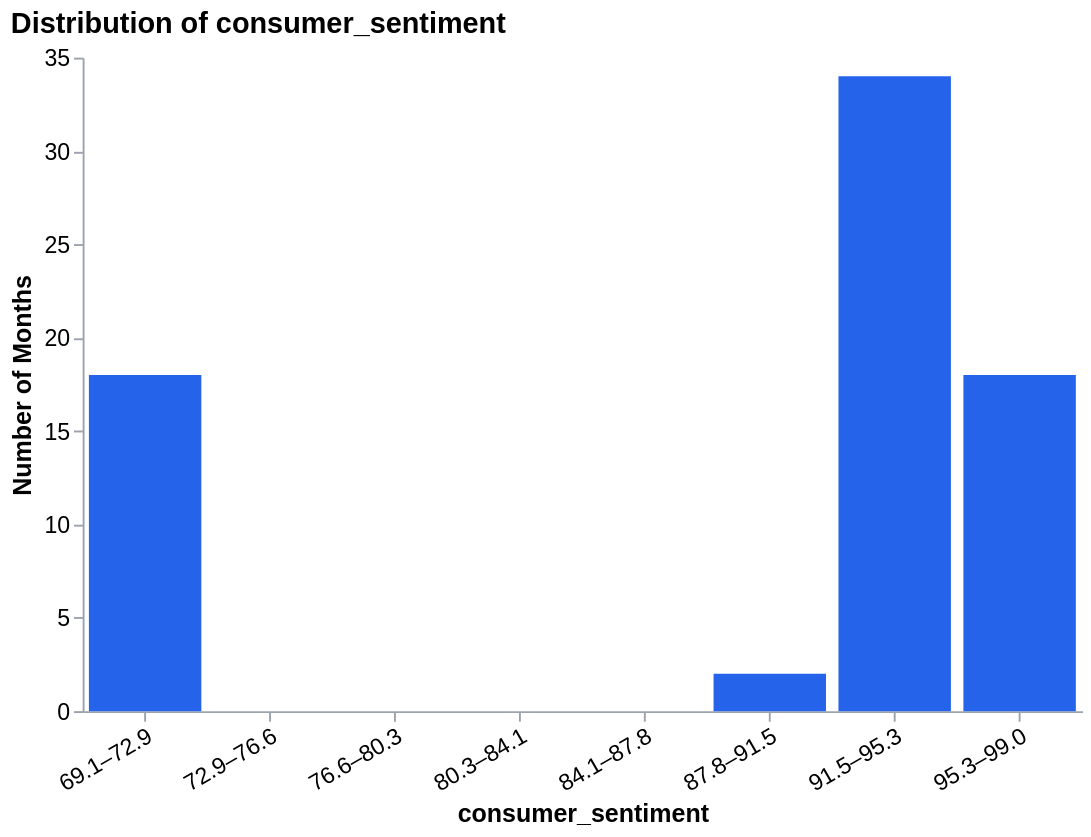

This figure's notebook cell:
### Code cell
numeric_distribution('consumer_sentiment', min_bins=6, max_bins=12)

### Figure 1 — Vega-Lite specification as saved in the notebook (floating-point values rounded to 4 significant figures)
{"config": {"view": {"continuousWidth": 300, "continuousHeight": 300, "strokeWidth": 0}, "axis": {"domainColor": "#9ca3af", "labelColor": "#000", "labelFontSize": 12, "labelLimit": 160, "tickColor": "#9ca3af", "titleColor": "#000", "titleFontSize": 13}}, "data": {"name": "data-2304a1f1ddccd8c688b10bc949b43788"}, "mark": {"type": "bar", "color": "#2563eb"}, "encoding": {"tooltip": [{"field": "Bin", "title": "consumer_sentiment", "type": "nominal"}, {"field": "Count", "format": ",", "title": "Months", "type": "quantitative"}], "x": {"axis": {"grid": false, "labelAngle": -30}, "field": "Bin", "sort": ["69.1–72.9", "72.9–76.6", "76.6–80.3", "80.3–84.1", "84.1–87.8", "87.8–91.5", "91.5–95.3", "95.3–99.0"], "title": "consumer_sentiment", "type": "nominal"}, "y": {"axis": {"grid": false}, "field": "Count", "title": "Number of Months", "type": "quantitative"}}, "height": 340, "title": {"text": "Distribution of consumer_sentiment", "anchor": "start", "fontSize": 15}, "width": 520, "$schema": "https://vega.github.io/schema/vega-lite/v5.20.1.json", "datasets": {"data-2304a1f1ddccd8c688b10bc949b43788": [{"Bin": "69.1–72.9", "Count": 18}, {"Bin": "72.9–76.6", "Count": 0}, {"Bin": "76.6–80.3", "Count": 0}, {"Bin": "80.3–84.1", "Count": 0}, {"Bin": "84.1–87.8", "Count": 0}, {"Bin": "87.8–91.5", "Count": 2}, {"Bin": "91.5–95.3", "Count": 34}, {"Bin": "95.3–99.0", "Count": 18}]}}
